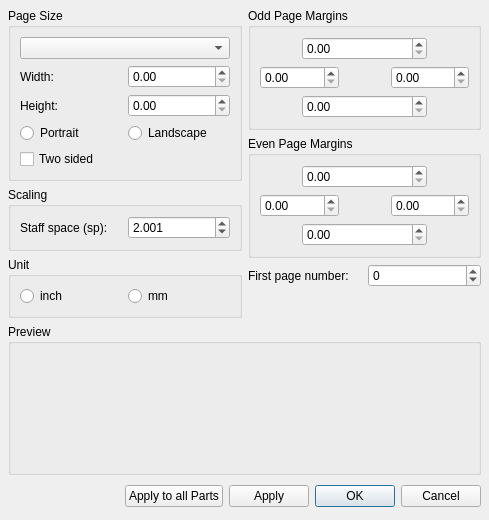
<?xml version="1.0" encoding="UTF-8"?>
<ui version="4.0">
 <class>MpPageSettingsBase</class>
 <widget class="QDialog" name="MpPageSettingsBase">
  <property name="geometry">
   <rect>
    <x>0</x>
    <y>0</y>
    <width>489</width>
    <height>520</height>
   </rect>
  </property>
  <property name="minimumSize">
   <size>
    <width>0</width>
    <height>0</height>
   </size>
  </property>
  <property name="windowTitle">
   <string>Page Settings</string>
  </property>
  <layout class="QGridLayout">
   <property name="leftMargin">
    <number>8</number>
   </property>
   <property name="topMargin">
    <number>8</number>
   </property>
   <property name="rightMargin">
    <number>8</number>
   </property>
   <property name="bottomMargin">
    <number>8</number>
   </property>
   <property name="spacing">
    <number>6</number>
   </property>
   <item row="2" column="0" colspan="2">
    <widget class="QGroupBox" name="previewGroup">
     <property name="sizePolicy">
      <sizepolicy hsizetype="Expanding" vsizetype="Expanding">
       <horstretch>0</horstretch>
       <verstretch>0</verstretch>
      </sizepolicy>
     </property>
     <property name="title">
      <string>Preview</string>
     </property>
     <layout class="QVBoxLayout" name="verticalLayout_2">
      <property name="leftMargin">
       <number>0</number>
      </property>
      <property name="topMargin">
       <number>0</number>
      </property>
      <property name="rightMargin">
       <number>0</number>
      </property>
      <property name="bottomMargin">
       <number>0</number>
      </property>
     </layout>
    </widget>
   </item>
   <item row="0" column="0" rowspan="2">
    <layout class="QVBoxLayout" stretch="0,0,0">
     <property name="spacing">
      <number>6</number>
     </property>
     <property name="leftMargin">
      <number>0</number>
     </property>
     <property name="topMargin">
      <number>0</number>
     </property>
     <property name="rightMargin">
      <number>0</number>
     </property>
     <property name="bottomMargin">
      <number>0</number>
     </property>
     <item>
      <widget class="QGroupBox" name="groupBox">
       <property name="title">
        <string>Page Size</string>
       </property>
       <layout class="QGridLayout">
        <item row="3" column="0">
         <widget class="QRadioButton" name="portraitButton">
          <property name="text">
           <string>Portrait</string>
          </property>
         </widget>
        </item>
        <item row="0" column="0" colspan="2">
         <widget class="QComboBox" name="pageGroup"/>
        </item>
        <item row="4" column="0">
         <widget class="QCheckBox" name="twosided">
          <property name="text">
           <string>Two sided</string>
          </property>
         </widget>
        </item>
        <item row="3" column="1">
         <widget class="QRadioButton" name="landscapeButton">
          <property name="text">
           <string>Landscape</string>
          </property>
         </widget>
        </item>
        <item row="1" column="1">
         <widget class="QDoubleSpinBox" name="pageWidth">
          <property name="sizePolicy">
           <sizepolicy hsizetype="Minimum" vsizetype="Fixed">
            <horstretch>0</horstretch>
            <verstretch>0</verstretch>
           </sizepolicy>
          </property>
          <property name="maximum">
           <double>2000.000000000000000</double>
          </property>
         </widget>
        </item>
        <item row="2" column="1">
         <widget class="QDoubleSpinBox" name="pageHeight">
          <property name="sizePolicy">
           <sizepolicy hsizetype="Minimum" vsizetype="Fixed">
            <horstretch>0</horstretch>
            <verstretch>0</verstretch>
           </sizepolicy>
          </property>
          <property name="maximum">
           <double>2000.000000000000000</double>
          </property>
         </widget>
        </item>
        <item row="2" column="0">
         <widget class="QLabel" name="label_3">
          <property name="text">
           <string>Height:</string>
          </property>
          <property name="buddy">
           <cstring>pageHeight</cstring>
          </property>
         </widget>
        </item>
        <item row="1" column="0">
         <widget class="QLabel" name="label_2">
          <property name="text">
           <string>Width:</string>
          </property>
          <property name="buddy">
           <cstring>pageWidth</cstring>
          </property>
         </widget>
        </item>
       </layout>
      </widget>
     </item>
     <item>
      <widget class="QGroupBox" name="groupBox_2">
       <property name="title">
        <string>Scaling</string>
       </property>
       <layout class="QHBoxLayout">
        <item>
         <widget class="QLabel" name="label">
          <property name="toolTip">
           <string>Distance between two lines on a standard 5-line staff</string>
          </property>
          <property name="whatsThis">
           <string>Distance between two lines on a standard 5-line staff</string>
          </property>
          <property name="text">
           <string>Staff space (sp):</string>
          </property>
          <property name="buddy">
           <cstring>spatiumEntry</cstring>
          </property>
         </widget>
        </item>
        <item>
         <widget class="QDoubleSpinBox" name="spatiumEntry">
          <property name="sizePolicy">
           <sizepolicy hsizetype="Minimum" vsizetype="Fixed">
            <horstretch>0</horstretch>
            <verstretch>0</verstretch>
           </sizepolicy>
          </property>
          <property name="decimals">
           <number>3</number>
          </property>
          <property name="minimum">
           <double>0.001000000000000</double>
          </property>
          <property name="maximum">
           <double>999.990000000000009</double>
          </property>
          <property name="singleStep">
           <double>0.200000000000000</double>
          </property>
          <property name="value">
           <double>2.001000000000000</double>
          </property>
         </widget>
        </item>
       </layout>
      </widget>
     </item>
     <item>
      <widget class="QGroupBox" name="groupBox_6">
       <property name="title">
        <string>Unit</string>
       </property>
       <layout class="QGridLayout" name="gridLayout_1">
        <item row="0" column="0">
         <widget class="QRadioButton" name="inchButton">
          <property name="text">
           <string>inch</string>
          </property>
         </widget>
        </item>
        <item row="0" column="1">
         <widget class="QRadioButton" name="mmButton">
          <property name="text">
           <string>mm</string>
          </property>
         </widget>
        </item>
       </layout>
      </widget>
     </item>
    </layout>
   </item>
   <item row="3" column="0" colspan="2">
    <layout class="QHBoxLayout">
     <property name="leftMargin">
      <number>0</number>
     </property>
     <property name="topMargin">
      <number>0</number>
     </property>
     <property name="rightMargin">
      <number>0</number>
     </property>
     <property name="bottomMargin">
      <number>0</number>
     </property>
     <item>
      <spacer>
       <property name="orientation">
        <enum>Qt::Horizontal</enum>
       </property>
       <property name="sizeHint" stdset="0">
        <size>
         <width>131</width>
         <height>31</height>
        </size>
       </property>
      </spacer>
     </item>
     <item>
      <widget class="QPushButton" name="buttonApplyToAllParts">
       <property name="text">
        <string>Apply to all Parts</string>
       </property>
      </widget>
     </item>
     <item>
      <widget class="QPushButton" name="buttonApply">
       <property name="text">
        <string>Apply</string>
       </property>
      </widget>
     </item>
     <item>
      <widget class="QPushButton" name="buttonOk">
       <property name="text">
        <string>OK</string>
       </property>
       <property name="default">
        <bool>true</bool>
       </property>
      </widget>
     </item>
     <item>
      <widget class="QPushButton" name="buttonCancel">
       <property name="text">
        <string>Cancel</string>
       </property>
      </widget>
     </item>
    </layout>
   </item>
   <item row="0" column="1">
    <layout class="QVBoxLayout">
     <property name="spacing">
      <number>6</number>
     </property>
     <property name="leftMargin">
      <number>0</number>
     </property>
     <property name="topMargin">
      <number>0</number>
     </property>
     <property name="rightMargin">
      <number>0</number>
     </property>
     <property name="bottomMargin">
      <number>0</number>
     </property>
     <item>
      <widget class="QGroupBox" name="groupBox_3">
       <property name="title">
        <string>Odd Page Margins</string>
       </property>
       <layout class="QGridLayout" name="gridLayout_3">
        <item row="1" column="0" colspan="2">
         <widget class="QDoubleSpinBox" name="oddPageLeftMargin">
          <property name="sizePolicy">
           <sizepolicy hsizetype="Preferred" vsizetype="Fixed">
            <horstretch>0</horstretch>
            <verstretch>0</verstretch>
           </sizepolicy>
          </property>
          <property name="maximum">
           <double>2000.000000000000000</double>
          </property>
         </widget>
        </item>
        <item row="1" column="3" colspan="2">
         <widget class="QDoubleSpinBox" name="oddPageRightMargin">
          <property name="sizePolicy">
           <sizepolicy hsizetype="Preferred" vsizetype="Fixed">
            <horstretch>0</horstretch>
            <verstretch>0</verstretch>
           </sizepolicy>
          </property>
          <property name="maximum">
           <double>2000.000000000000000</double>
          </property>
         </widget>
        </item>
        <item row="2" column="1" colspan="3">
         <widget class="QDoubleSpinBox" name="oddPageBottomMargin">
          <property name="sizePolicy">
           <sizepolicy hsizetype="Preferred" vsizetype="Fixed">
            <horstretch>0</horstretch>
            <verstretch>0</verstretch>
           </sizepolicy>
          </property>
          <property name="maximum">
           <double>2000.000000000000000</double>
          </property>
         </widget>
        </item>
        <item row="1" column="2">
         <spacer name="horizontalSpacer_2">
          <property name="orientation">
           <enum>Qt::Horizontal</enum>
          </property>
          <property name="sizeType">
           <enum>QSizePolicy::Preferred</enum>
          </property>
          <property name="sizeHint" stdset="0">
           <size>
            <width>40</width>
            <height>20</height>
           </size>
          </property>
         </spacer>
        </item>
        <item row="0" column="1" colspan="3">
         <widget class="QDoubleSpinBox" name="oddPageTopMargin">
          <property name="sizePolicy">
           <sizepolicy hsizetype="Preferred" vsizetype="Fixed">
            <horstretch>0</horstretch>
            <verstretch>0</verstretch>
           </sizepolicy>
          </property>
          <property name="maximum">
           <double>2000.000000000000000</double>
          </property>
         </widget>
        </item>
       </layout>
      </widget>
     </item>
     <item>
      <widget class="QGroupBox" name="groupBox_4">
       <property name="title">
        <string>Even Page Margins</string>
       </property>
       <layout class="QGridLayout" name="gridLayout_2">
        <item row="1" column="3" colspan="2">
         <widget class="QDoubleSpinBox" name="evenPageRightMargin">
          <property name="sizePolicy">
           <sizepolicy hsizetype="Preferred" vsizetype="Fixed">
            <horstretch>0</horstretch>
            <verstretch>0</verstretch>
           </sizepolicy>
          </property>
          <property name="maximum">
           <double>2000.000000000000000</double>
          </property>
         </widget>
        </item>
        <item row="2" column="1" colspan="3">
         <widget class="QDoubleSpinBox" name="evenPageBottomMargin">
          <property name="sizePolicy">
           <sizepolicy hsizetype="Preferred" vsizetype="Fixed">
            <horstretch>0</horstretch>
            <verstretch>0</verstretch>
           </sizepolicy>
          </property>
          <property name="maximum">
           <double>2000.000000000000000</double>
          </property>
         </widget>
        </item>
        <item row="1" column="0" colspan="2">
         <widget class="QDoubleSpinBox" name="evenPageLeftMargin">
          <property name="sizePolicy">
           <sizepolicy hsizetype="Preferred" vsizetype="Fixed">
            <horstretch>0</horstretch>
            <verstretch>0</verstretch>
           </sizepolicy>
          </property>
          <property name="maximum">
           <double>2000.000000000000000</double>
          </property>
         </widget>
        </item>
        <item row="1" column="2">
         <spacer name="horizontalSpacer_3">
          <property name="orientation">
           <enum>Qt::Horizontal</enum>
          </property>
          <property name="sizeType">
           <enum>QSizePolicy::Preferred</enum>
          </property>
          <property name="sizeHint" stdset="0">
           <size>
            <width>40</width>
            <height>20</height>
           </size>
          </property>
         </spacer>
        </item>
        <item row="0" column="1" colspan="3">
         <widget class="QDoubleSpinBox" name="evenPageTopMargin">
          <property name="sizePolicy">
           <sizepolicy hsizetype="Preferred" vsizetype="Fixed">
            <horstretch>0</horstretch>
            <verstretch>0</verstretch>
           </sizepolicy>
          </property>
          <property name="maximum">
           <double>2000.000000000000000</double>
          </property>
         </widget>
        </item>
       </layout>
      </widget>
     </item>
     <item>
      <layout class="QHBoxLayout" name="horizontalLayout_2">
       <item>
        <widget class="QLabel" name="label_12">
         <property name="text">
          <string>First page number:</string>
         </property>
         <property name="buddy">
          <cstring>pageOffsetEntry</cstring>
         </property>
        </widget>
       </item>
       <item>
        <widget class="QSpinBox" name="pageOffsetEntry">
         <property name="minimum">
          <number>-99</number>
         </property>
         <property name="maximum">
          <number>999</number>
         </property>
        </widget>
       </item>
      </layout>
     </item>
    </layout>
   </item>
  </layout>
 </widget>
 <tabstops>
  <tabstop>pageGroup</tabstop>
  <tabstop>pageWidth</tabstop>
  <tabstop>pageHeight</tabstop>
  <tabstop>portraitButton</tabstop>
  <tabstop>landscapeButton</tabstop>
  <tabstop>twosided</tabstop>
  <tabstop>spatiumEntry</tabstop>
  <tabstop>inchButton</tabstop>
  <tabstop>mmButton</tabstop>
  <tabstop>oddPageTopMargin</tabstop>
  <tabstop>oddPageLeftMargin</tabstop>
  <tabstop>oddPageRightMargin</tabstop>
  <tabstop>oddPageBottomMargin</tabstop>
  <tabstop>evenPageTopMargin</tabstop>
  <tabstop>evenPageLeftMargin</tabstop>
  <tabstop>evenPageRightMargin</tabstop>
  <tabstop>evenPageBottomMargin</tabstop>
  <tabstop>pageOffsetEntry</tabstop>
  <tabstop>buttonApplyToAllParts</tabstop>
  <tabstop>buttonApply</tabstop>
  <tabstop>buttonOk</tabstop>
  <tabstop>buttonCancel</tabstop>
 </tabstops>
 <resources/>
 <connections>
  <connection>
   <sender>buttonOk</sender>
   <signal>clicked()</signal>
   <receiver>MpPageSettingsBase</receiver>
   <slot>accept()</slot>
   <hints>
    <hint type="sourcelabel">
     <x>278</x>
     <y>253</y>
    </hint>
    <hint type="destinationlabel">
     <x>96</x>
     <y>254</y>
    </hint>
   </hints>
  </connection>
  <connection>
   <sender>buttonCancel</sender>
   <signal>clicked()</signal>
   <receiver>MpPageSettingsBase</receiver>
   <slot>reject()</slot>
   <hints>
    <hint type="sourcelabel">
     <x>369</x>
     <y>253</y>
    </hint>
    <hint type="destinationlabel">
     <x>179</x>
     <y>282</y>
    </hint>
   </hints>
  </connection>
 </connections>
</ui>
